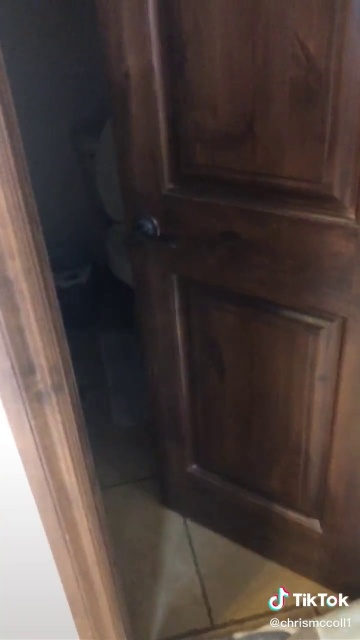
#> input picture data/tik_tok/images/new_expanded_dataset/all/091a16970ac13290d6219240f5cf96a2_58.jpg, 360 x 640 px; its folder holds 3 pictures in this run
$ jupyter execute 'Resize images.ipynb'
#> lines starting #> are read from the running program, lines starting #| are printed output that depends on the picture
[cell 1]
import cv2
from pathlib import Path
import os

[cell 2]
images_dir = Path('data/tik_tok/images/new_expanded_dataset/')

[cell 3]
images = [f for f in images_dir.glob('*/*')]

[cell 4]
sizes = [cv2.imread(str(im)).shape for im in images]
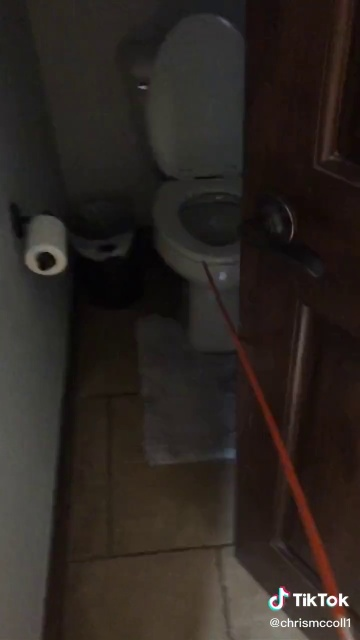
#> input picture data/tik_tok/images/new_expanded_dataset/all/091a16970ac13290d6219240f5cf96a2_62.jpg, 360 x 640 px
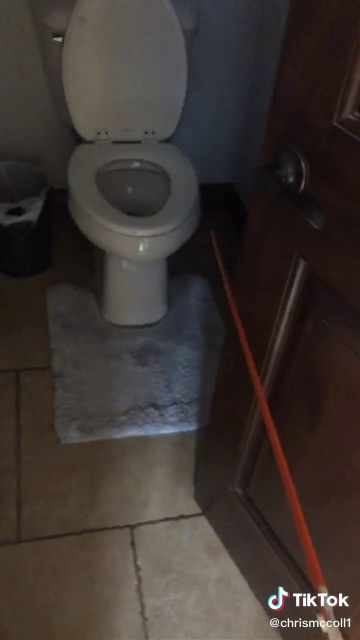
#> input picture data/tik_tok/images/new_expanded_dataset/all/091a16970ac13290d6219240f5cf96a2_63.jpg, 360 x 640 px
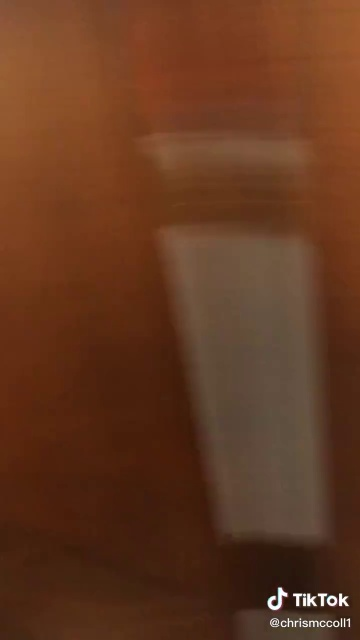
#> input picture data/tik_tok/images/new_expanded_dataset/bottom_right/091a16970ac13290d6219240f5cf96a2_81.jpg, 360 x 640 px
#> sizes = [(640, 360, 3), (640, 360, 3), (640, 360, 3), (640, 360, 3)]

[cell 5]
unique_sizes = set(sizes)
#> unique_sizes = 1 item
unique_sizes

[cell 6]
[('{0:.2f}'.format(round(u[0]/u[1], 2)), u) for u in unique_sizes ]
#> Out = [('1.78', (640, 360, 3))]

[cell 7]
def aspect_ratio(shape):
    return round(shape[0]/shape[1], 2)

def two_decimal_format(f):
    return '{0:.2f}'.format(f)

[cell 8]
for im in images:
    img = cv2.imread(str(im))
#> img is the input picture: shape (640, 360, 3); mean B, G, R 62.5, 66.4, 79.2
    if not (two_decimal_format(aspect_ratio(img.shape)) in ['1.78', '1.77']):
        print(f'Removing file - {im} whose shape is {img.shape}')
        os.remove(im)

[cell 9]
images = [f for f in images_dir.glob('*/*')]
#> images = 4 items
